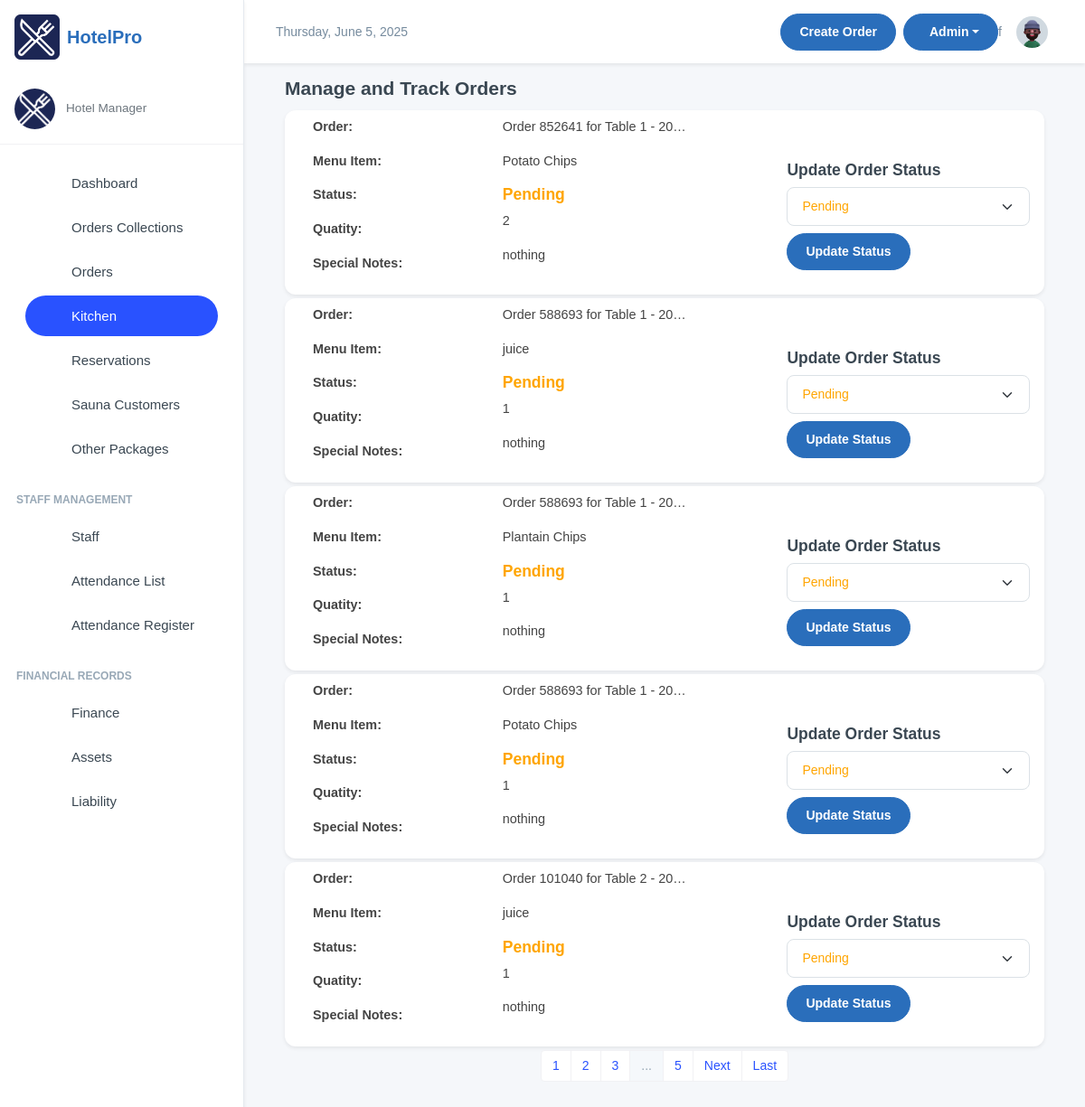
Before: /kitchen/ with the older database file.
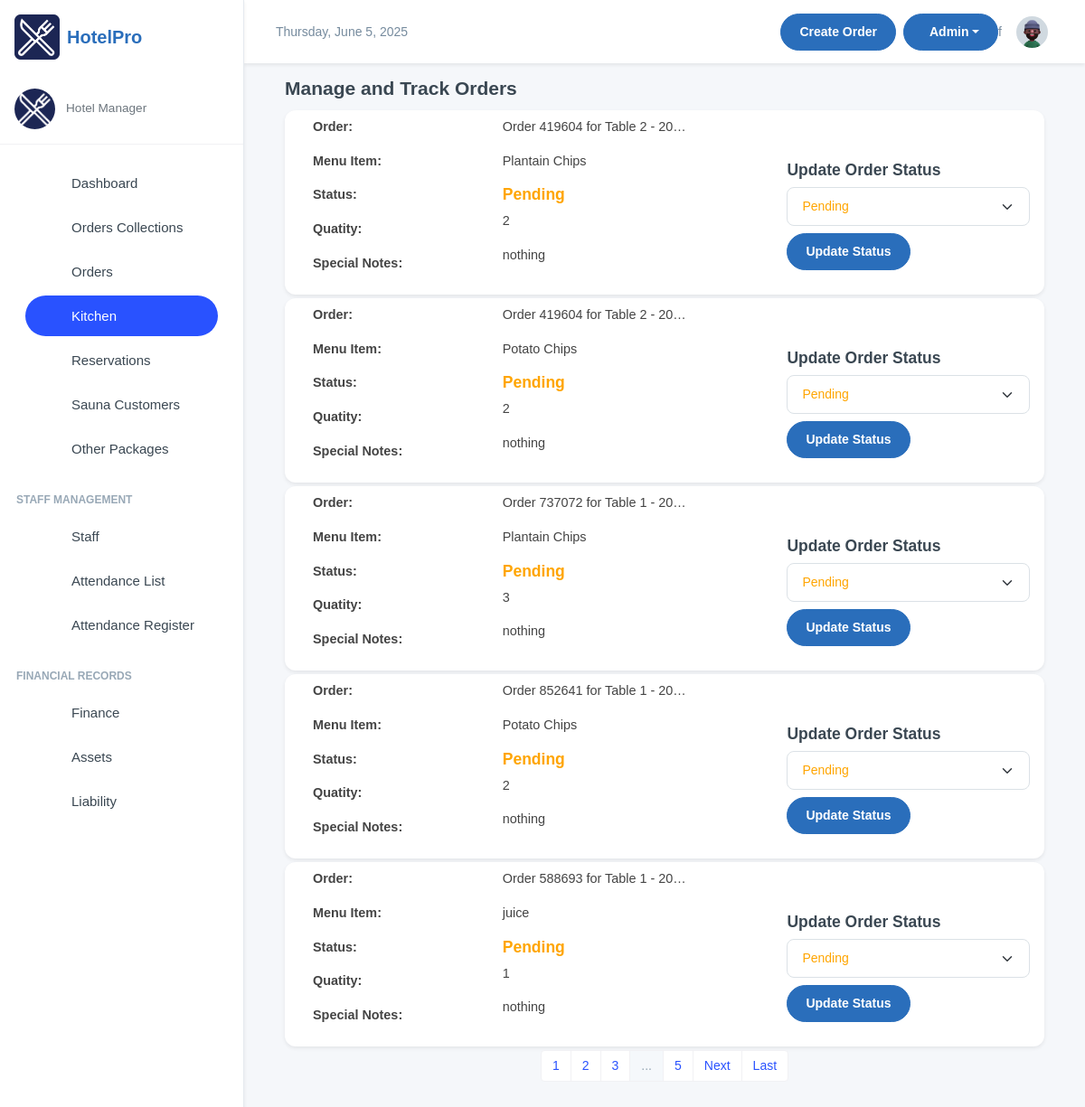
After: the same page with the newer database file.
### inventory/models.py (models this page shows, shortened)
class OrderItem(models.Model):
    ORDER_TYPE_CHOICES = [
        ('Dine-In', 'Dine-In'),
        ('Take-Away', 'Take-Away'),
    ]
    SPECIAL_NOTES_CHOICES = [
        ('nothing', 'Nothing'),
        ('strongly spiced', 'Strongly Spiced'),
        ('midly spiced', 'Mildly Spiced'),
        ('chips', 'Chips'),
        ('rice', 'Rice'),
        ('posho', 'Posho'),
        ('rice_posho', 'Rice + Posho'),
        ('chips_rice', 'Chips + Rice'),
        ('chips_posho', 'Chips + Posho'),
    ]
    order = models.ForeignKey('OrderTransaction', on_delete=models.CASCADE, related_name='order_items')
    menu_item = models.ForeignKey('MenuItem', on_delete=models.CASCADE, null=True, blank=True)
    order_date = models.DateTimeField(auto_now_add=True)
    customer_name = models.CharField(max_length=255, blank=True, null=True, default="Customer")
    dining_area = models.ForeignKey('DiningArea', on_delete=models.SET_NULL, null=True, blank=True)
    table = models.ForeignKey('Table', on_delete=models.SET_NULL, null=True, blank=True)
    total_price = models.DecimalField(max_digits=10, decimal_places=2, default=Decimal('0.00'))
    quantity = models.IntegerField(blank=True, null=True)
    status = models.CharField(
        max_length=50,
        choices=[('Pending', 'Pending'), ('Preparing', 'Preparing'), ('Cooked', 'Completed'), ('Served', 'Served'), ('Cancelled', 'Cancelled')],
        default='Pending'
    )
    special_notes = models.CharField(
        max_length=50,
        choices=SPECIAL_NOTES_CHOICES,
        default="nothing",
        blank=True,
        null=True
    )
    order_type = models.CharField(
        max_length=10,
        choices=ORDER_TYPE_CHOICES,
        default='Dine-In'
    )
    updated = models.DateTimeField(auto_now=True, blank=True, null=True)
    class Meta:
        verbose_name = 'Order Item'
        verbose_name_plural = 'Order Items'
        ordering = ['-order_date']

class OrderTransaction(models.Model):
    pay_mode = (
        ("NO PAYMENT", "NO PAYMENT"),
        ("CASH", "CASH"),
        ("MOMO PAY", "MOMO PAY"),
        ("AIRTEL PAY", "AIRTEL PAY"),
        ("INVOICE", "INVOICE"),
    )
    random_id = models.CharField(max_length=6, unique=True, editable=False, default=generate_random_id)
    customer_name = models.CharField(max_length=255, blank=True, null=True, default="Customer")
    served_by = models.CharField(
        max_length=255, blank=True, null=True, default="Waitress")
    dining_area = models.ForeignKey(DiningArea, on_delete=models.SET_NULL, null=True, blank=True)
    table = models.ForeignKey(Table, on_delete=models.SET_NULL, null=True, blank=True )
    special_notes = models.TextField(default="Null")
    created = models.DateTimeField(auto_now_add=True)
    payment_mode = models.CharField(default="NO PAYMENT", max_length=50, choices=pay_mode)
    transaction_id = models.CharField(blank=True, null=True, max_length=100, help_text="Transaction ID / Invoice Number")
    created_by = models.ForeignKey(User, on_delete=models.SET_NULL, null=True, blank=True)
    updated = models.DateField(auto_now=True, blank=True, null=True)
    class Meta:
        ordering = ['-created']
    def __str__(self):
        if self.table and self.dining_area:
            return f"Order {self.random_id} for Table {self.table.table_number} in {self.dining_area.name} - {self.created}"
        elif self.table:
            return f"Order {self.random_id} for Table {self.table.table_number} - {self.created}"
        else:
            return f"Order {self.random_id} - {self.created}"

class Table(models.Model):
    table_number = models.IntegerField()
    dining_area = models.ForeignKey(DiningArea, on_delete=models.CASCADE, related_name='tables')
    capacity = models.IntegerField()  # Number of seats at the table
    is_available = models.BooleanField(default=True)

class MenuItem(models.Model):
    category = models.ForeignKey(Category, on_delete=models.CASCADE, related_name="menu_items")
    name = models.CharField(max_length=100)
    description = models.TextField()
    price = models.DecimalField(max_digits=10, decimal_places=2, default=Decimal('0.00'))
    is_available = models.BooleanField(default=True)
    image_url = models.ImageField(blank=True, null=True, upload_to="menu_items")
    def __str__(self):
        return self.name
    class Meta:
        ordering = ['name']

### kitchen/views.py (the view)
# urls.py: path("", views.kitchen, name='kitchen'),
def kitchen(request):
    orders = OrderItem.objects.exclude(status='Served').order_by('-order_date')
    paginator = Paginator(orders, 5)
    page_number = request.GET.get('page')
    orders = paginator.get_page(page_number)
    return render(request, "kitchen.html", {"orders": orders})

### kitchen/templates/kitchen.html (shortened to what this page needs)
{% extends 'base.html' %}
{% block content %}
<div class="container">
    <div class="card-body">
        <div class="row">
            <h4 class="fw-semibold mb-2">Manage and Track Orders</h4>
            <div class="container">
                {% if orders %}
                    {% for order in orders %}
                    <div class="card my-1">
                        <div class="row my-2 ms-3">
                            <div class="col-3">
                                <p class="fw-bolder">Order:</p>
                                <p class="fw-bolder">Menu Item:</p>
                                <p class="fw-bolder">Status:</p>
                                <p class="fw-bolder">Quatity:</p>
                                <p class="fw-bolder">Special Notes:</p>
                            </div>
                            <div class="col">
                                <p>{{ order.order|truncatechars:30 }}</p>
                                <p>{{ order.menu_item }}</p>
                                <h5 class="fw-bolder status-text {% if order.status == 'Pending' %}status-pending
                                            {% elif order.status == 'Preparing' %}status-preparing
                                            {% elif order.status == 'Served' %}status-served
                                            {% elif order.status == 'Cooked' %}status-completed
                                            {% elif order.status == 'Cancelled' %}status-cancelled
                                            {% endif %}">
                                    {{ order.status }}
                                </h5>
                                <p> {{ order.quantity }}</p>
                                <p>{{ order.special_notes|default:"N/A" }}</p>
                            </div>
                            <div class="col mx-3">
                                <h5 class="mt-5">Update Order Status</h5>
                                <form action="/kitchen/update_order_status/{{order.id}}/" method="post">
                                    <select name="status" class="form-select mb-2 order-status-select" data-order-id="{{ order.id }}">
                                        <option value="Pending" {% if order.status == "Pending" %}selected{% endif %}>Pending</option>
                                    </select>
                                    <button type="submit" class="btn btn-md btn-primary">Update Status</button>
                                </form>
                            </div>
                        </div>
                    </div>
                    {% endfor %}
                {% else %}
                    <p>No orders available at the moment.</p>
                {% endif %}
            </div>
        </div>
    </div>
</div>
<nav aria-label="Page navigation">
    <ul class="pagination justify-content-center">
        {% for page_num in orders.paginator.page_range %}
            {% if page_num >= orders.number|add:-2 and page_num <= orders.number|add:2 %}
            <li class="page-item {% if page_num == orders_list.number %}active{% endif %}">
                <a class="page-link" href="?page={{ page_num }}">{{ page_num }}</a>
            </li>
            {% elif page_num == 1 or page_num == orders.paginator.num_pages %}
            <li class="page-item">
                <a class="page-link" href="?page={{ page_num }}">{{ page_num }}</a>
            </li>
            {% elif page_num == orders.number|add:-3 or page_num == orders.number|add:3 %}
            <li class="page-item disabled"><span class="page-link">...</span></li>
            {% endif %}
        {% endfor %}
        {% if orders.has_next %}
        <li class="page-item">
            <a class="page-link" href="?page={{ orders.next_page_number }}">Next</a>
        </li>
        <li class="page-item">
            <a class="page-link" href="?page={{ orders.paginator.num_pages }}">Last</a>
        </li>
        {% endif %}
    </ul>
</nav>
{% endblock content %}

Changed rows visible on the page:
no longer on this page (row unchanged): OrderItem: order "Order 588693 for Table 1 - 20…", menu_item "Plantain Chips", status "Pending", quantity "1", special_notes "nothing"
no longer on this page (row unchanged): OrderItem: order "Order 588693 for Table 1 - 20…", menu_item "Potato Chips", status "Pending", quantity "1", special_notes "nothing"
no longer on this page (row unchanged): OrderItem: order "Order 101040 for Table 2 - 20…", menu_item "juice", status "Pending", quantity "1", special_notes "nothing"
added OrderItem: order "Order 419604 for Table 2 - 20…", menu_item "Plantain Chips", status "Pending", quantity "2", special_notes "nothing"
added OrderItem: order "Order 419604 for Table 2 - 20…", menu_item "Potato Chips", status "Pending", quantity "2", special_notes "nothing"
added OrderItem: order "Order 737072 for Table 1 - 20…", menu_item "Plantain Chips", status "Pending", quantity "3", special_notes "nothing"
